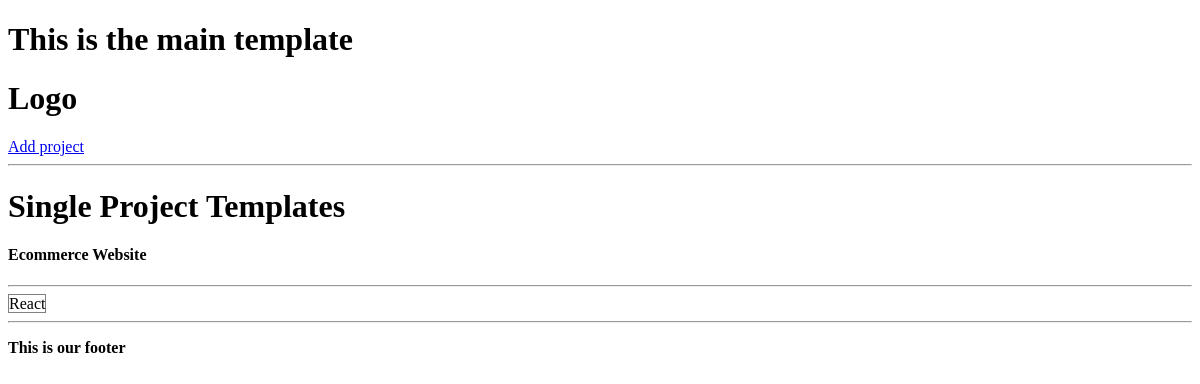
Page /abc/project/552a2fc6-84c1-44b2-99f2-5a69b99ae1a3/ on the earlier database version.
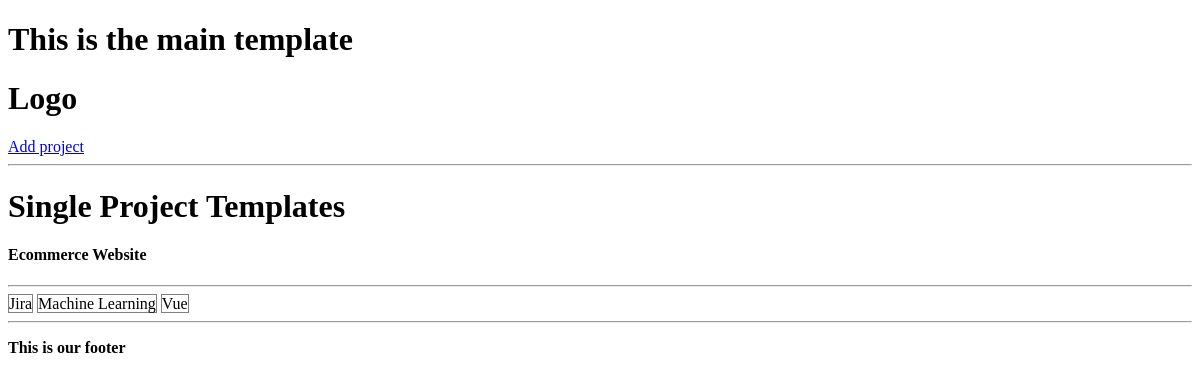
Same page on the later database version.
### projects/models.py (models this page shows)
class Tag(models.Model):  # Many to Many relationship
    name = models.CharField(max_length=200)
    created = models.DateTimeField(auto_now_add=True)  # automatice created
    id = models.UUIDField(default=uuid.uuid4, unique=True, primary_key=True, editable=False)
    def __str__(self):
        return self.name

### projects/views.py (the view)
# urls.py: path('project/<str:pk>/', views.project, name='project1'),
def project(request, pk):
    projectObj = Project.objects.get(id=pk)
    tags = projectObj.tags.all()
    return render(request, 'projects/single-project.html', {'project': projectObj, 'tags': tags})

### projects/templates/projects/single-project.html (shortened to what this page needs)
{%  extends 'main.html' %}
{% block content %}
    <h1>Single  Project Templates</h1>
    <h4>{{ project.title }}</h4>
    <hr>
    {%  for tag in tags %}
    <span style="border: 1px solid  gray">{{ tag }}</span>
    {%  endfor %}
    <hr>
{%  endblock content %}

Differences in the rows shown:
no longer on this page (row unchanged): Tag: name "React"
added Tag: name "Jira"
now on this page (row unchanged): Tag: name "Machine Learning"
added Tag: name "Vue"
